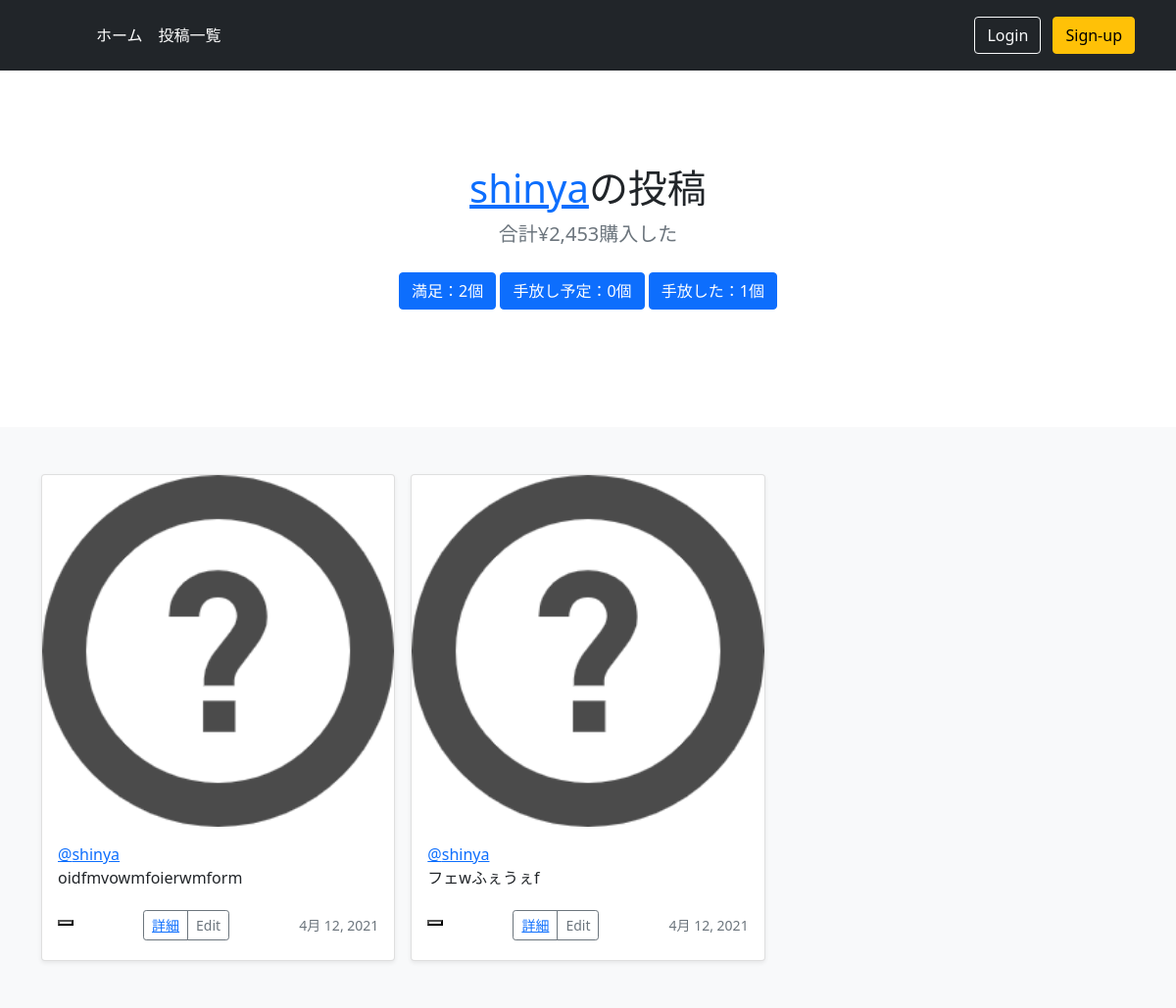
The app's page /user_posts/satisfied/1, older data.
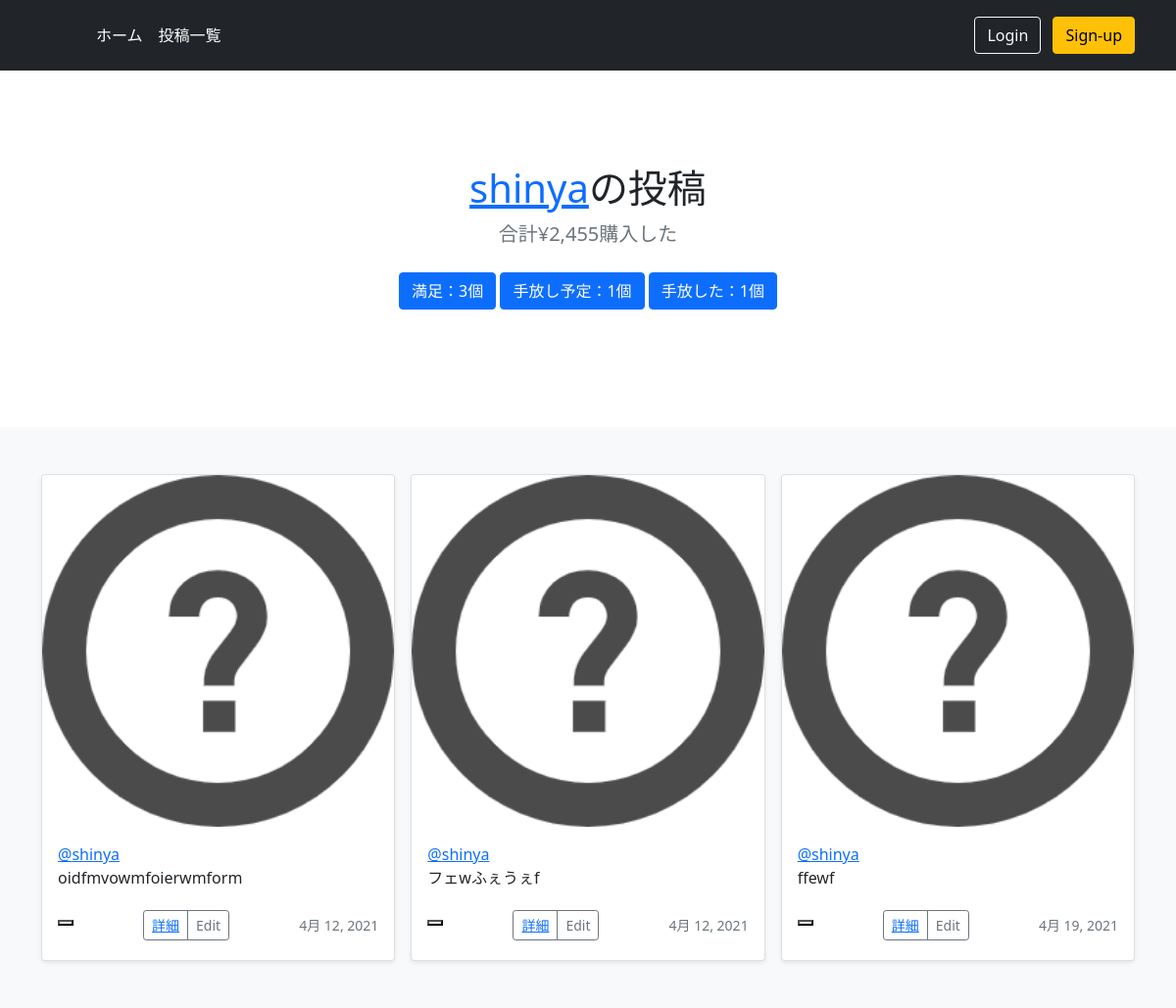
The same page, newer data.
### minimal/models.py (models this page shows, shortened)
class MinimalModel(models.Model):
    title = models.CharField(max_length=100, verbose_name='品物名')
    author = models.ForeignKey(get_user_model(), on_delete=models.CASCADE, verbose_name='購入者')
    buy_reason = models.TextField(verbose_name='購入した理由')
    sell_reason = models.TextField(null=True, blank=True, verbose_name='手放す理由')
    status = models.ForeignKey(ThingStatus, on_delete=models.PROTECT, verbose_name='物の状況')
    obj_image = models.ImageField(upload_to='', blank=True, null=True, default='default_thing_icon.png', verbose_name='物の画像')
    buy_date = models.DateField(verbose_name='購入日')
    buy_price = models.IntegerField(verbose_name='購入金額')
    sell_price = models.IntegerField(null=True, blank=True, verbose_name='売却金額')
    nice_throw = models.IntegerField(null=True, blank=True)

class CustomUser(AbstractUser):
    image = models.ImageField(upload_to='', blank=True, null=True, verbose_name='プロフィール画像', default='default_user_icon.jpeg')

### minimal/views.py (the view)
# urls.py: path('user_posts/satisfied/<int:pk>', views.user_posts_satisfied, name='user_posts_satisfied'),
def user_posts_satisfied(request, pk):
    context = user_posts_base(pk)
    return render(request, 'user_posts_satisfied.html', context)

### templates/user_posts_satisfied.html
{% extends 'base.html' %}
{% block header %}
  <section class="py-5 text-center container">
    <div class="row py-lg-5">
      <div class="col-lg-6 col-md-8 mx-auto">
        <h1 class="fw-light"><a href="{% url 'user_posts' user.id %}">{{ user.username }}</a>の投稿</h1>
        <p class="lead text-muted">合計¥{{ buy_price_sum }}購入した</p>
        <p>
          <a href="{% url 'user_posts_satisfied' user.id %}" class="btn btn-primary my-2">満足：{{ satisfied_list.count }}個</a>
          <a href="{% url 'user_posts_planed' user.id %}" class="btn btn-primary my-2">手放し予定：{{ planed_list.count }}個</a>
          <a href="{% url 'user_posts_threw' user.id %}" class="btn btn-primary my-2">手放した：{{ threw_list.count }}個</a>
        </p>
      </div>
    </div>
  </section>
{% endblock header %}
{% block content %}
  <div class="album py-5 bg-light">
    <div class="container">
        <div class="row row-cols-1 row-cols-sm-2 row-cols-md-3 g-3">
    {% for satisfied_obj in satisfied_list %}
    <div class="col">
          <div class="card shadow-sm">
            <img class="bd-placeholder-img card-img-top" width="100%" height="100%" src="{{ satisfied_obj.obj_image.url }}">
            <div class="card-body">
            <a href="{% url 'user_posts' satisfied_obj.author.id %}">@{{ satisfied_obj.author }}</a>
              <p class="card-text">{{ satisfied_obj.buy_reason }}</p>
              <div class="d-flex justify-content-between align-items-center">
              <div class="like-outer">
                    {% include 'like.html' %}
              </div>
                <div class="btn-group">
                  <button type="button" class="btn btn-sm btn-outline-secondary"><a href="{% url 'detail' satisfied_obj.pk %}">詳細</a></button>
                  <button type="button" class="btn btn-sm btn-outline-secondary">Edit</button>
                </div>
                <small class="text-muted">{{ satisfied_obj.buy_date }}</small>
              </div>
            </div>
          </div>
        </div>
    {% endfor %}
    </div>
{% endblock content %}

Row changes from the older to the newer data that the page shows:
added MinimalModel: obj_image (placeholder picture), author "shinya", buy_reason "ffewf", buy_date "4月 19, 2021"
Text that changed along with them:
{{ buy_price_sum }}: "2,453" → "2,455"
{{ satisfied_list.count }}: "2" → "3"
{{ planed_list.count }}: "0" → "1"
